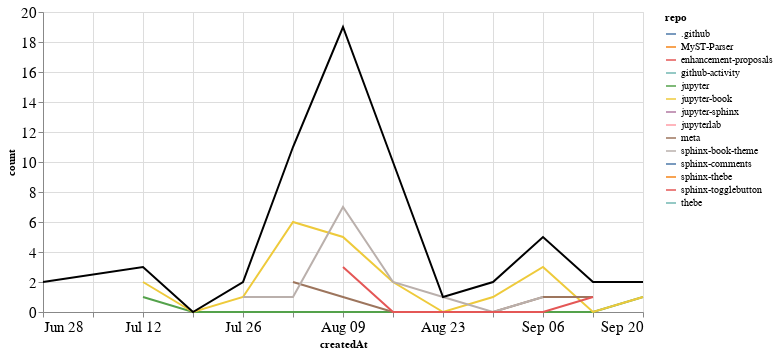

Notebook code for this chart:
### Markdown cell above
## PRs

### Code cell
prs_time = prs.groupby('repo').resample('W', on='createdAt').count()['author'].reset_index()
prs_time = prs_time.rename(columns={'author': 'count'})
prs_time_total = prs_time.groupby('createdAt').agg({"count": "sum"}).reset_index()

ch1 = alt.Chart(prs_time, width=600).mark_line().encode(
    x='createdAt',
    y='count',
    color='repo',
    tooltip="repo"
)

ch2 = alt.Chart(prs_time_total, width=600).mark_line(color="black").encode(
    x='createdAt',
    y='count',
)

ch1 + ch2

### Figure 1 — Vega-Lite specification as saved in the notebook (floating-point values rounded to 4 significant figures)
{"config": {"axisLeft": {"labelFontSize": 15}, "axisBottom": {"labelFontSize": 15}}, "layer": [{"data": {"name": "data-b744a98ab8f07d3f1199a7db3858de86"}, "mark": "line", "encoding": {"color": {"type": "nominal", "field": "repo"}, "tooltip": {"type": "nominal", "field": "repo"}, "x": {"type": "temporal", "field": "createdAt"}, "y": {"type": "quantitative", "field": "count"}}, "width": 600}, {"data": {"name": "data-91c88481775d52fac58a1930aa172fbc"}, "mark": {"type": "line", "color": "black"}, "encoding": {"x": {"type": "temporal", "field": "createdAt"}, "y": {"type": "quantitative", "field": "count"}}, "width": 600}], "$schema": "https://vega.github.io/schema/vega-lite/v4.8.1.json", "datasets": {"data-b744a98ab8f07d3f1199a7db3858de86": [{"repo": ".github", "createdAt": "2020-08-02T00:00:00", "count": 2}, {"repo": "MyST-Parser", "createdAt": "2020-06-28T00:00:00", "count": 1}, {"repo": "enhancement-proposals", "createdAt": "2020-08-30T00:00:00", "count": 1}, {"repo": "github-activity", "createdAt": "2020-08-09T00:00:00", "count": 2}, {"repo": "jupyter", "createdAt": "2020-07-12T00:00:00", "count": 1}, {"repo": "jupyter", "createdAt": "2020-07-19T00:00:00", "count": 0}, {"repo": "jupyter", "createdAt": "2020-07-26T00:00:00", "count": 0}, {"repo": "jupyter", "createdAt": "2020-08-02T00:00:00", "count": 0}, {"repo": "jupyter", "createdAt": "2020-08-09T00:00:00", "count": 0}, {"repo": "jupyter", "createdAt": "2020-08-16T00:00:00", "count": 0}, {"repo": "jupyter", "createdAt": "2020-08-23T00:00:00", "count": 0}, {"repo": "jupyter", "createdAt": "2020-08-30T00:00:00", "count": 0}, {"repo": "jupyter", "createdAt": "2020-09-06T00:00:00", "count": 0}, {"repo": "jupyter", "createdAt": "2020-09-13T00:00:00", "count": 0}, {"repo": "jupyter", "createdAt": "2020-09-20T00:00:00", "count": 1}, {"repo": "jupyter-book", "createdAt": "2020-07-12T00:00:00", "count": 2}, {"repo": "jupyter-book", "createdAt": "2020-07-19T00:00:00", "count": 0}, {"repo": "jupyter-book", "createdAt": "2020-07-26T00:00:00", "count": 1}, {"repo": "jupyter-book", "createdAt": "2020-08-02T00:00:00", "count": 6}, {"repo": "jupyter-book", "createdAt": "2020-08-09T00:00:00", "count": 5}, {"repo": "jupyter-book", "createdAt": "2020-08-16T00:00:00", "count": 2}, {"repo": "jupyter-book", "createdAt": "2020-08-23T00:00:00", "count": 0}, {"repo": "jupyter-book", "createdAt": "2020-08-30T00:00:00", "count": 1}, {"repo": "jupyter-book", "createdAt": "2020-09-06T00:00:00", "count": 3}, {"repo": "jupyter-book", "createdAt": "2020-09-13T00:00:00", "count": 0}, {"repo": "jupyter-book", "createdAt": "2020-09-20T00:00:00", "count": 1}, {"repo": "jupyter-sphinx", "createdAt": "2020-06-28T00:00:00", "count": 1}, {"repo": "jupyterlab", "createdAt": "2020-08-09T00:00:00", "count": 1}, {"repo": "meta", "createdAt": "2020-08-02T00:00:00", "count": 2}, {"repo": "meta", "createdAt": "2020-08-09T00:00:00", "count": 1}, {"repo": "meta", "createdAt": "2020-08-16T00:00:00", "count": 0}, {"repo": "meta", "createdAt": "2020-08-23T00:00:00", "count": 0}, {"repo": "meta", "createdAt": "2020-08-30T00:00:00", "count": 0}, {"repo": "meta", "createdAt": "2020-09-06T00:00:00", "count": 1}, {"repo": "meta", "createdAt": "2020-09-13T00:00:00", "count": 1}, {"repo": "sphinx-book-theme", "createdAt": "2020-07-26T00:00:00", "count": 1}, {"repo": "sphinx-book-theme", "createdAt": "2020-08-02T00:00:00", "count": 1}, {"repo": "sphinx-book-theme", "createdAt": "2020-08-09T00:00:00", "count": 7}, {"repo": "sphinx-book-theme", "createdAt": "2020-08-16T00:00:00", "count": 2}, {"repo": "sphinx-book-theme", "createdAt": "2020-08-23T00:00:00", "count": 1}, {"repo": "sphinx-book-theme", "createdAt": "2020-08-30T00:00:00", "count": 0}, {"repo": "sphinx-book-theme", "createdAt": "2020-09-06T00:00:00", "count": 1}, {"repo": "sphinx-comments", "createdAt": "2020-08-16T00:00:00", "count": 4}, {"repo": "sphinx-thebe", "createdAt": "2020-08-16T00:00:00", "count": 1}, {"repo": "sphinx-togglebutton", "createdAt": "2020-08-09T00:00:00", "count": 3}, {"repo": "sphinx-togglebutton", "createdAt": "2020-08-16T00:00:00", "count": 0}, {"repo": "sphinx-togglebutton", "createdAt": "2020-08-23T00:00:00", "count": 0}, {"repo": "sphinx-togglebutton", "createdAt": "2020-08-30T00:00:00", "count": 0}, {"repo": "sphinx-togglebutton", "createdAt": "2020-09-06T00:00:00", "count": 0}, {"repo": "sphinx-togglebutton", "createdAt": "2020-09-13T00:00:00", "count": 1}, {"repo": "thebe", "createdAt": "2020-08-16T00:00:00", "count": 1}], "data-91c88481775d52fac58a1930aa172fbc": [{"createdAt": "2020-06-28T00:00:00", "count": 2}, {"createdAt": "2020-07-12T00:00:00", "count": 3}, {"createdAt": "2020-07-19T00:00:00", "count": 0}, {"createdAt": "2020-07-26T00:00:00", "count": 2}, {"createdAt": "2020-08-02T00:00:00", "count": 11}, {"createdAt": "2020-08-09T00:00:00", "count": 19}, {"createdAt": "2020-08-16T00:00:00", "count": 10}, {"createdAt": "2020-08-23T00:00:00", "count": 1}, {"createdAt": "2020-08-30T00:00:00", "count": 2}, {"createdAt": "2020-09-06T00:00:00", "count": 5}, {"createdAt": "2020-09-13T00:00:00", "count": 2}, {"createdAt": "2020-09-20T00:00:00", "count": 2}]}}
